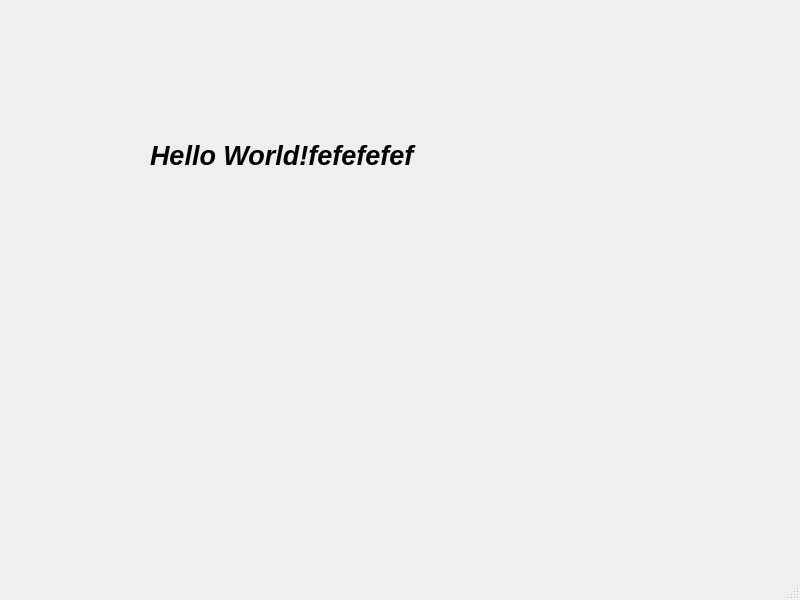
<?xml version="1.0" encoding="UTF-8"?>
<ui version="4.0">
 <class>MainWindow</class>
 <widget class="QMainWindow" name="MainWindow">
  <property name="geometry">
   <rect>
    <x>0</x>
    <y>0</y>
    <width>800</width>
    <height>600</height>
   </rect>
  </property>
  <property name="windowTitle">
   <string>MainWindow</string>
  </property>
  <widget class="QWidget" name="centralwidget">
   <widget class="QLabel" name="label">
    <property name="geometry">
     <rect>
      <x>150</x>
      <y>110</y>
      <width>341</width>
      <height>91</height>
     </rect>
    </property>
    <property name="font">
     <font>
      <pointsize>20</pointsize>
      <italic>true</italic>
      <bold>true</bold>
     </font>
    </property>
    <property name="text">
     <string>Hello World!fefefefef</string>
    </property>
   </widget>
  </widget>
  <widget class="QMenuBar" name="menubar">
   <property name="geometry">
    <rect>
     <x>0</x>
     <y>0</y>
     <width>800</width>
     <height>22</height>
    </rect>
   </property>
  </widget>
  <widget class="QStatusBar" name="statusbar"/>
 </widget>
 <resources/>
 <connections/>
</ui>
